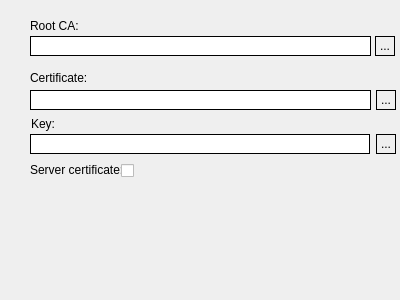
<?xml version="1.0" encoding="UTF-8"?>
<ui version="4.0">
 <class>CertPage</class>
 <widget class="QWizardPage" name="CertPage">
  <property name="geometry">
   <rect>
    <x>0</x>
    <y>0</y>
    <width>400</width>
    <height>300</height>
   </rect>
  </property>
  <property name="windowTitle">
   <string>WizardPage</string>
  </property>
  <property name="title">
   <string>Certificates</string>
  </property>
  <property name="subTitle">
   <string>Please specify the certificates for the connection.</string>
  </property>
  <widget class="QLabel" name="label">
   <property name="geometry">
    <rect>
     <x>30</x>
     <y>18</y>
     <width>91</width>
     <height>16</height>
    </rect>
   </property>
   <property name="text">
    <string>Root CA:</string>
   </property>
  </widget>
  <widget class="QLabel" name="label_2">
   <property name="geometry">
    <rect>
     <x>30</x>
     <y>70</y>
     <width>91</width>
     <height>16</height>
    </rect>
   </property>
   <property name="text">
    <string>Certificate:</string>
   </property>
  </widget>
  <widget class="QLabel" name="label_3">
   <property name="geometry">
    <rect>
     <x>31</x>
     <y>116</y>
     <width>91</width>
     <height>16</height>
    </rect>
   </property>
   <property name="text">
    <string>Key:</string>
   </property>
  </widget>
  <widget class="QLabel" name="label_4">
   <property name="geometry">
    <rect>
     <x>30</x>
     <y>162</y>
     <width>101</width>
     <height>16</height>
    </rect>
   </property>
   <property name="text">
    <string>Server certificate:</string>
   </property>
  </widget>
  <widget class="QCheckBox" name="cbServerCert">
   <property name="geometry">
    <rect>
     <x>121</x>
     <y>161</y>
     <width>21</width>
     <height>19</height>
    </rect>
   </property>
   <property name="styleSheet">
    <string notr="true">QCheckBox { 
spacing: 5px;
}

QCheckBox::indicator {
width: 13px;
height: 13px;
}

QCheckBox::indicator:unchecked:disabled {
image: url(:/images/styles/checkbox_unchecked_dis.png);
}

QCheckBox::indicator:checked:disabled {
image: url(:/images/styles/checkbox_checked_dis.png);
}

QCheckBox::indicator:unchecked:enabled {
image: url(:/images/styles/checkbox_unchecked.png);
}

QCheckBox::indicator:checked:enabled {
image: url(:/images/styles/checkbox_checked.png);
}

QCheckBox::indicator:unchecked:enabled:hover {
image: url(:/images/styles/checkbox_unchecked_hover.png);
}

QCheckBox::indicator:checked:enabled:hover {
image: url(:/images/styles/checkbox_checked_hover.png);
}
</string>
   </property>
   <property name="text">
    <string/>
   </property>
  </widget>
  <widget class="QLineEdit" name="txtKeyPath">
   <property name="geometry">
    <rect>
     <x>30</x>
     <y>134</y>
     <width>340</width>
     <height>20</height>
    </rect>
   </property>
   <property name="styleSheet">
    <string notr="true">:enabled {border: 1px solid black; background-color: rgb(255, 255, 255);}
:disabled {border: 1px solid black; background-color: rgb(195, 195, 195);}
:hover {border: 1px solid red; }</string>
   </property>
   <property name="readOnly">
    <bool>true</bool>
   </property>
  </widget>
  <widget class="QLineEdit" name="txtCertPath">
   <property name="geometry">
    <rect>
     <x>30</x>
     <y>90</y>
     <width>341</width>
     <height>20</height>
    </rect>
   </property>
   <property name="styleSheet">
    <string notr="true">:enabled {border: 1px solid black; background-color: rgb(255, 255, 255);}
:disabled {border: 1px solid black; background-color: rgb(195, 195, 195);}
:hover {border: 1px solid red; }</string>
   </property>
   <property name="readOnly">
    <bool>true</bool>
   </property>
  </widget>
  <widget class="QLineEdit" name="txtCAPath">
   <property name="geometry">
    <rect>
     <x>30</x>
     <y>36</y>
     <width>341</width>
     <height>20</height>
    </rect>
   </property>
   <property name="styleSheet">
    <string notr="true">:enabled {border: 1px solid black; background-color: rgb(255, 255, 255);}
:disabled {border: 1px solid black; background-color: rgb(195, 195, 195);}
:hover {border: 1px solid red; }</string>
   </property>
   <property name="readOnly">
    <bool>true</bool>
   </property>
  </widget>
  <widget class="QPushButton" name="cmdOpenCA">
   <property name="geometry">
    <rect>
     <x>375</x>
     <y>36</y>
     <width>20</width>
     <height>20</height>
    </rect>
   </property>
   <property name="styleSheet">
    <string notr="true">:enabled {border: 1px solid black}
:disabled {border: 1px solid black}
:hover {background-color: rgb(195, 195, 195);}</string>
   </property>
   <property name="text">
    <string>...</string>
   </property>
  </widget>
  <widget class="QPushButton" name="cmdOpenCert">
   <property name="geometry">
    <rect>
     <x>376</x>
     <y>90</y>
     <width>20</width>
     <height>20</height>
    </rect>
   </property>
   <property name="styleSheet">
    <string notr="true">:enabled {border: 1px solid black}
:disabled {border: 1px solid black}
:hover {background-color: rgb(195, 195, 195);}</string>
   </property>
   <property name="text">
    <string>...</string>
   </property>
  </widget>
  <widget class="QPushButton" name="cmdOpenKey">
   <property name="geometry">
    <rect>
     <x>376</x>
     <y>134</y>
     <width>20</width>
     <height>20</height>
    </rect>
   </property>
   <property name="styleSheet">
    <string notr="true">:enabled {border: 1px solid black}
:disabled {border: 1px solid black}
:hover {background-color: rgb(195, 195, 195);}</string>
   </property>
   <property name="text">
    <string>...</string>
   </property>
  </widget>
 </widget>
 <resources/>
 <connections/>
</ui>
